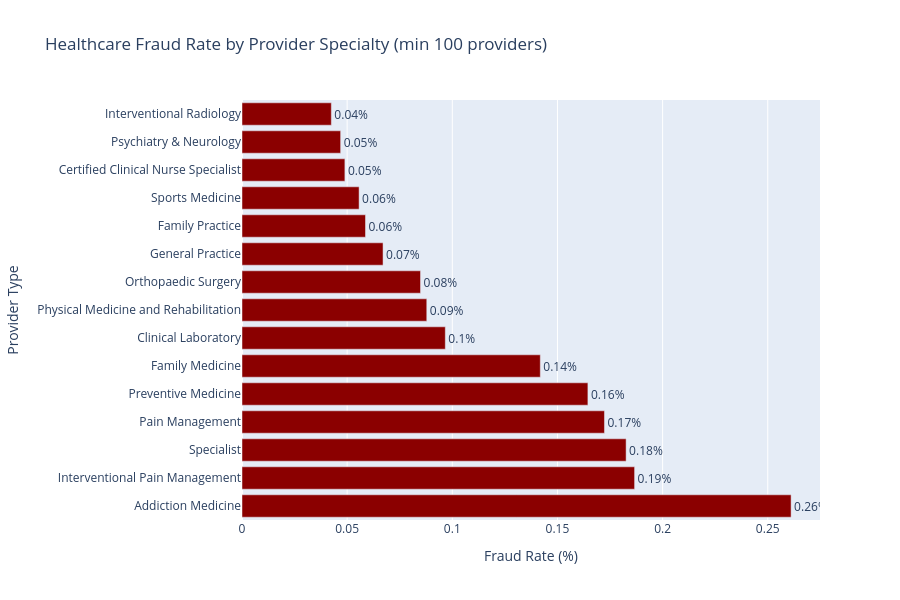

Notebook code for this chart:
### Markdown cell above
### 7.3 Specialty Analysis

### Code cell
# Fraud Analysis by Provider Type
print("Analyzing fraud patterns by provider specialty...")

# Calculate fraud rate by provider type
fraud_rate_by_type = (
    providers_df.groupby('Provider_Type')['Is_Fraudulent'].agg(['sum', 'count'])
)
fraud_rate_by_type = fraud_rate_by_type[fraud_rate_by_type['count'] >= 100]  # At least 100 providers
fraud_rate_by_type['fraud_rate'] = (fraud_rate_by_type['sum'] / fraud_rate_by_type['count'] * 100)
fraud_rate_by_type = fraud_rate_by_type.sort_values('fraud_rate', ascending=False).head(15)

# Create single plot with fraud rate only
fig = go.Figure()

fig.add_trace(
    go.Bar(y=fraud_rate_by_type.index, x=fraud_rate_by_type['fraud_rate'], orientation='h',
           marker_color='darkred', text=fraud_rate_by_type['fraud_rate'].round(2),
           texttemplate='%{text}%', textposition='outside')
)

fig.update_layout(
    height=600, 
    title_text="Healthcare Fraud Rate by Provider Specialty (min 100 providers)",
    xaxis_title="Fraud Rate (%)",
    yaxis_title="Provider Type",
    showlegend=False
)

fig.show()

print(f"\nTop 15 specialties by fraud rate:")
print(fraud_rate_by_type[['sum', 'count', 'fraud_rate']])

### Figure 1 — Plotly figure (JSON) as saved in the notebook; plotly's stock layout.template omitted (floating-point values rounded to 4 significant figures)
{"data": [{"marker": {"color": "darkred"}, "orientation": "h", "text": [0.26, 0.19, 0.18, 0.17, 0.16, 0.14, 0.1, 0.09, 0.08, 0.07, 0.06, 0.06, 0.05, 0.05, 0.04], "textposition": "outside", "texttemplate": "%{text}%", "type": "bar", "x": [0.2611, 0.1867, 0.1826, 0.1724, 0.1645, 0.1418, 0.09668, 0.08786, 0.08489, 0.06707, 0.05872, 0.05568, 0.04892, 0.0469, 0.04248], "y": ["Addiction Medicine", "Interventional Pain Management", "Specialist", "Pain Management", "Preventive Medicine", "Family Medicine", "Clinical Laboratory", "Physical Medicine and Rehabilitation", "Orthopaedic Surgery", "General Practice", "Family Practice", "Sports Medicine", "Certified Clinical Nurse Specialist", "Psychiatry & Neurology", "Interventional Radiology"]}], "layout": {"height": 600, "showlegend": false, "title": {"text": "Healthcare Fraud Rate by Provider Specialty (min 100 providers)"}, "xaxis": {"title": {"text": "Fraud Rate (%)"}}, "yaxis": {"title": {"text": "Provider Type"}}}}
